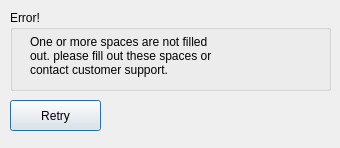
<?xml version="1.0" encoding="UTF-8"?>
<ui version="4.0">
 <class>NullSpaces</class>
 <widget class="QDialog" name="NullSpaces">
  <property name="geometry">
   <rect>
    <x>0</x>
    <y>0</y>
    <width>340</width>
    <height>148</height>
   </rect>
  </property>
  <property name="windowTitle">
   <string>Error</string>
  </property>
  <widget class="QGroupBox" name="groupBox">
   <property name="geometry">
    <rect>
     <x>10</x>
     <y>10</y>
     <width>321</width>
     <height>81</height>
    </rect>
   </property>
   <property name="title">
    <string>Error!</string>
   </property>
   <widget class="QLabel" name="label">
    <property name="geometry">
     <rect>
      <x>20</x>
      <y>20</y>
      <width>191</width>
      <height>51</height>
     </rect>
    </property>
    <property name="text">
     <string>One or more spaces are not filled out. please fill out these spaces or contact customer support.</string>
    </property>
    <property name="wordWrap">
     <bool>true</bool>
    </property>
   </widget>
  </widget>
  <widget class="QPushButton" name="pushButton">
   <property name="geometry">
    <rect>
     <x>10</x>
     <y>100</y>
     <width>91</width>
     <height>31</height>
    </rect>
   </property>
   <property name="text">
    <string>Retry</string>
   </property>
  </widget>
 </widget>
 <resources/>
 <connections/>
</ui>
